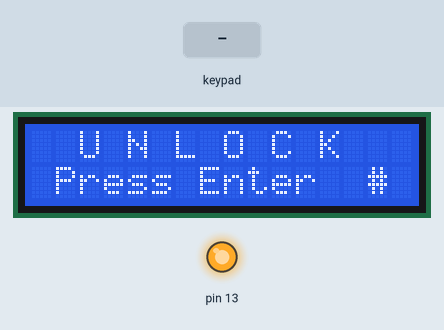
Recording of a sketch running on a simulated Arduino Uno, built with avr-gcc and run on an emulated ATmega328P. On the bench: 16×2 character LCD, output pins drawn as LEDs (lit = HIGH). The inputs (shaded band) are chosen by the test bench. Random numbers use the default seed unless the sketch sets one; what the sketch prints to the serial monitor is not drawn.

Above: at 1.2 s.
1.3 s: key '#' pressed
At 2.5 s:
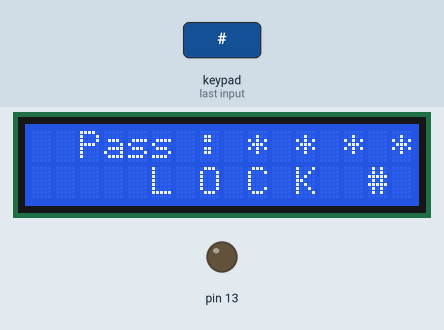
2.8 s: keypad keys 0 0 0 0 pressed 0.4 s apart
At 3.47 s:
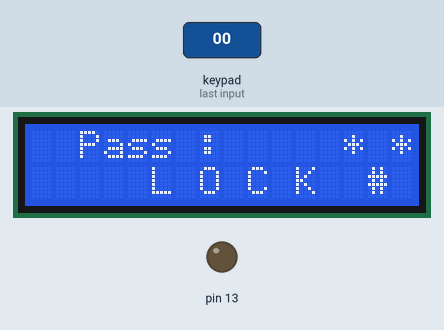
5.9 s: keypad keys 0 0 0 0 # pressed 0.4 s apart
At 7.56 s:
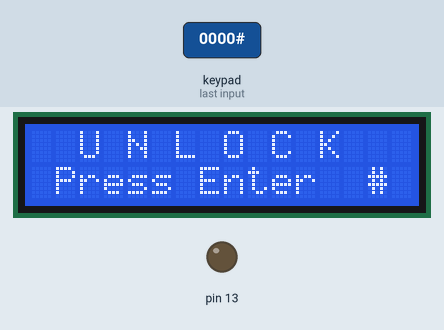
10.9 s: key 'A' pressed
At 11.4 s:
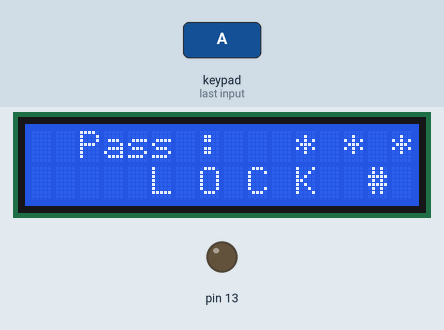
12.4 s: key '1' pressed
At 12.9 s:
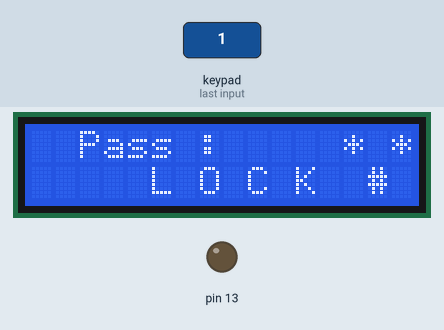
13.9 s: key '2' pressed
At 14.3 s:
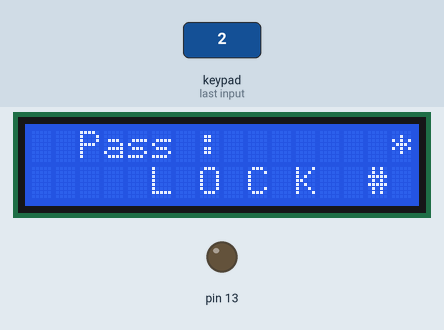
Timing chart, 0 to 16.4 s (numbered marks = the images above; inputs shaded):
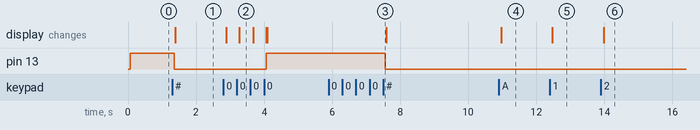

Measured:
- after the input at 1.3 s, pin 13: HIGH → LOW after 0.06 s; the display: changes after 0.10 s (image 1)
- after the input at 2.8 s, pin 13: LOW → HIGH after 1.3 s; the display: first changes after 0.09 s (image 2 shows a later state)
- after the input at 5.9 s, pin 13: HIGH → LOW after 1.7 s
- after the input at 10.9 s, the display: changes after 0.07 s (image 4)
- after the input at 12.4 s, the display: changes after 0.08 s (image 5)
- after the input at 13.9 s, the display: changes after 0.09 s (image 6)

The sketch:

Project_BiKE_Lock_Arduino.ino
```cpp
#include <Wire.h>
#include <Keypad.h>
#include <LiquidCrystal_I2C.h>
#include<SoftwareSerial.h>
SoftwareSerial ArduinoSerial(3, 2); // RX, TX
//-----------------------------------------------------------------------------
LiquidCrystal_I2C lcd(0x3f, 16, 2);
const byte ROWS = 4; //four rows
const byte COLS = 4; //three columns
char keys[ROWS][COLS] = {
  {'1', '2', '3', 'A'},
  {'4', '5', '6', 'B'},
  {'7', '8', '9', 'C'},
  {'*', '0', '#', 'D'}
};
byte rowPins[ROWS] = {7, 6, 5, 4}; //connect to the row pinouts of the keypad
byte colPins[COLS] = {11, 10, 9, 8}; //connect to the column pinouts of the keypad
Keypad keypad = Keypad( makeKeymap(keys), rowPins, colPins, ROWS, COLS );
//-----------------------------------------------------------------------------
char pass_key[4] = {'*', '*', '*', '*'};
char temp_key[4] = {'0', '0', '0', '0'};
int  pass_bit = 0;
int  key[4] = {9, 9, 9, 9};
int  i = 0;
char aa = ' ';
int  state_lock = 1;
int  randNumber;
int  Reset_MCU = A0;
//-----------------------------------------------------------------------------
void setup() {
  lcd.begin();
  lcd.backlight();
  Serial.begin(9600);
  ArduinoSerial.begin(4800);
  pinMode(13, OUTPUT);
  pinMode(Reset_MCU, OUTPUT);
  Serial.println("START");
}
//-----------------------------------------------------------------------------
void loop() {
  if (state_lock == 1) {
    while (i != '#') {
      i = keypad.getKey();
      digitalWrite(13, 1);
      DP2();
    }
    Serial.println("LOCK !!!!!");
    key[0] = random(1, 10);
    key[1] = random(1, 10);
    key[2] = random(1, 10);
    key[3] = random(1, 10);
    ArduinoSerial.print(String(key[0]) + String(key[1]) + String(key[2]) + String(key[3]));
    ArduinoSerial.print("\n");
    state_lock = 0;
    digitalWrite(13, 0);
  }
  else {
    while (pass_bit <= 3) {
      aa = ReadKey();
      pass_key[pass_bit - 1] = aa;
      Serial.print(state_lock);
      Serial.print(" ");
      Serial.print(pass_key[0]);
      Serial.print(pass_key[1]);
      Serial.print(pass_key[2]);
      Serial.println(pass_key[3]);
      DP1();
    }
    //    temp_key[0] = char(key[0]);
    //    temp_key[1] = char(key[1]);
    //    temp_key[2] = char(key[2]);
    //    temp_key[3] = char(key[3]);
    if (pass_key[0] == pass_key[0] && pass_key[1] == pass_key[1] && pass_key[2] == pass_key[2] && pass_key[3] == pass_key[3]) {
      pass_bit = 0;
      i = 0;
      pass_key[0] = {'*'};
      pass_key[1] = {'*'};
      pass_key[2] = {'*'};
      pass_key[3] = {'*'};
      digitalWrite(13, 1);
      state_lock = 1;
      //  DP2();
    }
    else {
      DP3();
      digitalWrite(13, 0);
      state_lock = 0;
      pass_bit = 0;
      i = 0;
      pass_key[0] = {'*'};
      pass_key[1] = {'*'};
      pass_key[2] = {'*'};
      pass_key[3] = {'*'};
      //  DP1();
    }
  }
}
//-----------------------------------------------------------------------------
int ReadKey1() {
  int key = keypad.getKey();
  if (key) {
    return key;
  }
}
int ReadKey() {
  int key = keypad.getKey();
  if (key) {
    if (pass_bit >= 4) {
      pass_bit = 0;
    }
    else {
      pass_bit++;
    }
    return key;
  }
}
//-----------------------------------------------------------------------------
void DP1() {

  lcd.setCursor(0, 1);
  lcd.print("     L O C K ");
  lcd.setCursor(1, 0);
  lcd.print(" Pass : ");
  lcd.setCursor(9, 0);
  lcd.print(pass_key[0]);
  lcd.setCursor(10, 0);
  lcd.print(" ");
  lcd.setCursor(11, 0);
  lcd.print(pass_key[1]);
  lcd.setCursor(12, 0);
  lcd.print(" ");
  lcd.setCursor(13, 0);
  lcd.print(pass_key[2]);
  lcd.setCursor(14, 0);
  lcd.print(" ");
  lcd.setCursor(15, 0);
  lcd.print(pass_key[3]);
}
void DP2() {
  lcd.setCursor(0, 1);
  lcd.print(" Press Enter  # ");
  lcd.setCursor(0, 0);
  lcd.print("  U N L O C K   ");

}
void DP3() {
  lcd.setCursor(0, 0);
  lcd.print("                      ");
  lcd.setCursor(0, 1);
  lcd.print("fffffffffffffff");
}
//-----------------------------------------------------------------------------
void clear_key(char kk) {
  if (kk == 'D') {
    for (int j = 0 ; j <= 4; j++) {
      pass_key[j] = 0;
    }
    pass_bit = 0;
  }
}
//-----------------------------------------------------------------------------
void print_serial_port() {
  //  Serial.print("State : ");
  //  Serial.print(state_lock);
  //  Serial.print("  ");
  //  Serial.print("Key Now : ");
  //  Serial.print(i);
  //  Serial.print("  ");
  //  Serial.print("Bit Now : ");
  //  Serial.print(pass_bit);
  //  Serial.print("  ");
  //  Serial.print(key[0]);
  //  Serial.print(key[1]);
  //  Serial.print(key[2]);
  //  Serial.print(key[3]);
  //  Serial.print(" ");
  Serial.print(pass_key[0]);
  Serial.print(pass_key[1]);
  Serial.print(pass_key[2]);
  Serial.println(pass_key[3]);
}
```
